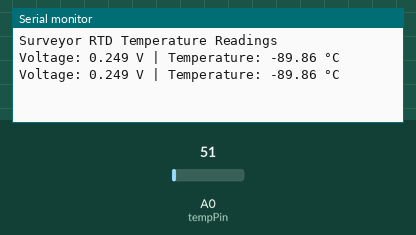
Simulated run of this sketch. Board: Arduino Mega 2560, built with avr-gcc and run on an emulated ATmega2560. Parts: the last lines printed to the serial monitor. Inputs (shaded band) come from the test bench; at power-on: A0 (tempPin) = 51.

Above: at 1.8 s.
1.9 s: A0 (tempPin) set to 61
At 2.7 s:
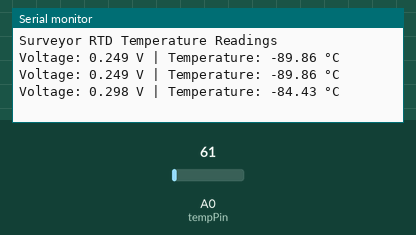
3.4 s: A0 (tempPin) set to 71
At 4.3 s:
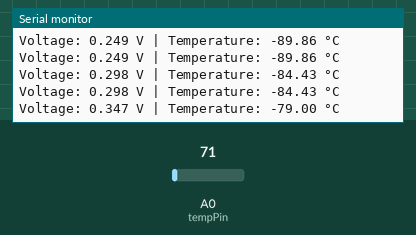
Timing chart, 0 to 6.4 s (numbered marks = the images above; inputs shaded):
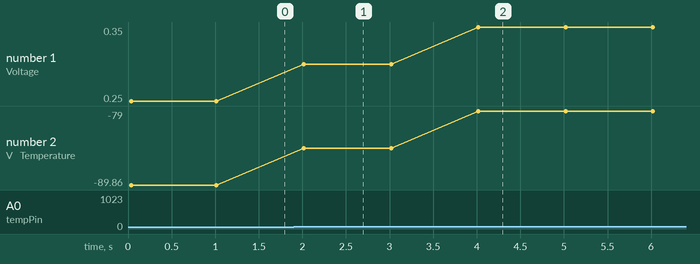

Measured:
- after the input at 1.9 s, the serial monitor: prints a new line after 0.12 s (image 1)
- after the input at 3.4 s, the serial monitor: prints a new line after 0.62 s (image 2)
- plotted number 1: 0.25 → 0.3 after the input at 1.9 s, 0.3 → 0.35 after the input at 3.4 s
- plotted number 2: -89.86 → -84.43 after the input at 1.9 s, -84.43 → -79 after the input at 3.4 s

The sketch:

water_temp_test.ino
```cpp
const int tempPin = A0;      // Analog pin connected to Surveyor "A"
const float Vref = 5.0;     // Arduino Mega analog reference (default = 5V)

void setup() {
  Serial.begin(9600);
  Serial.println("Surveyor RTD Temperature Readings");
}

void loop() {
  int rawADC = analogRead(tempPin);

  // Convert ADC reading to voltage
  float voltage = rawADC * (Vref / 1023.0);

  // Convert voltage to temperature (°C)
  float temperatureC = (voltage - 1.058) / 0.009;

  // Print to Serial Monitor
  Serial.print("Voltage: ");
  Serial.print(voltage, 3);
  Serial.print(" V | Temperature: ");
  Serial.print(temperatureC, 2);
  Serial.println(" °C");

  delay(1000); // 1 second interval
}
```
